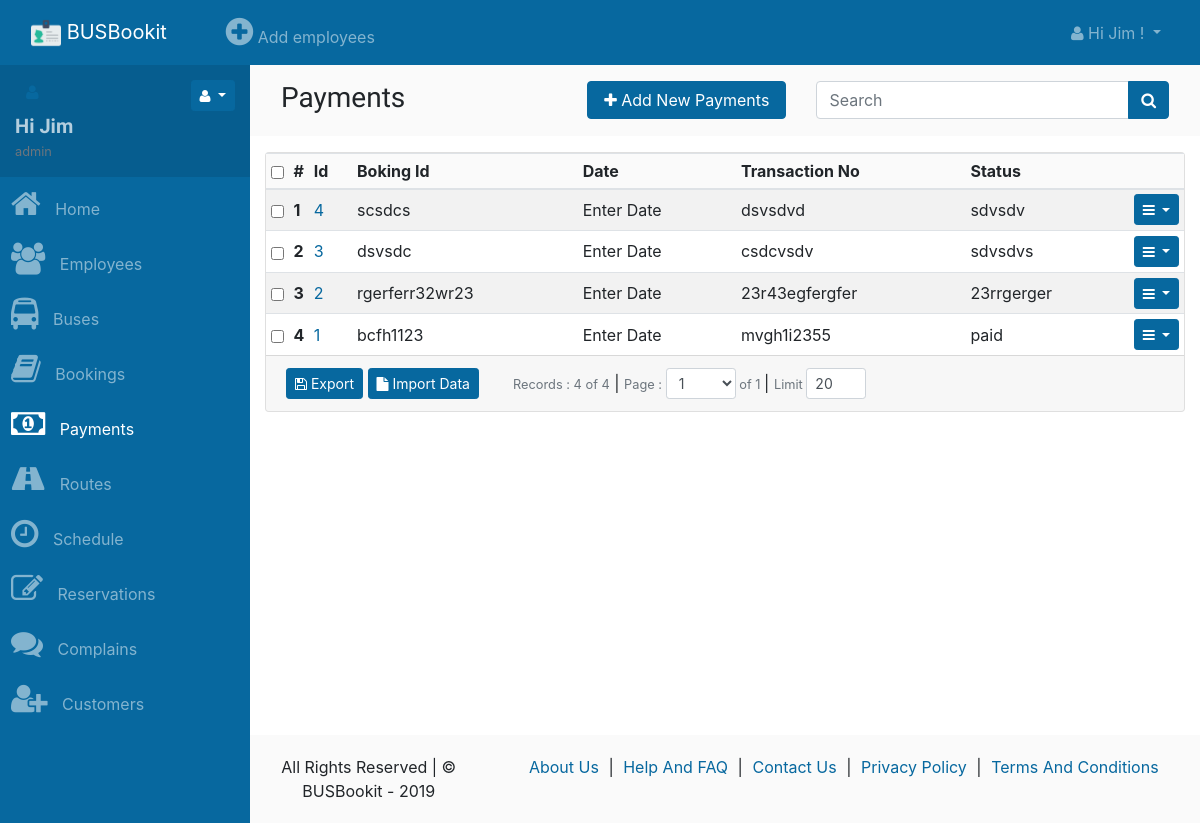
Page /payments (signed in) on the committed database.
### tables this page shows
CREATE TABLE `payments` (
  `id` int(11) NOT NULL,
  `boking_id` varchar(255) DEFAULT NULL,
  `date` varchar(255) DEFAULT NULL,
  `transaction_no` varchar(255) DEFAULT NULL,
  `status` varchar(255) DEFAULT NULL
);

### app/views/partials/payments/list.php (the view, shortened to what the rows shown need)
<?php
$view_data = $this->view_data;
$records = $view_data->records;
?>
<section class="page">
        <div  class="">
            <div class="container-fluid">
                <div class="row ">
                    <div class="col-md-12 comp-grid">
                        <div  class="card animated fadeIn">
                            <div id="payments-list-records">
                                <?php
                                if(!empty($records)){
                                ?>
                                <div class="page-records table-responsive">
                                    <table class="table  table-striped table-sm">
                                        <thead class="table-header bg-light">
                                            <tr>
                                                <th class="td-sno td-checkbox"><input class="toggle-check-all" type="checkbox" /></th>
                                                <th class="td-sno">#</th>
                                                <th > Id</th>
                                                <th > Boking Id</th>
                                                <th > Date</th>
                                                <th > Transaction No</th>
                                                <th > Status</th>
                                                <th class="td-btn"></th>
                                            </tr>
                                        </thead>
                                        <tbody>
                                            <?php
                                            $counter = 0;
                                            foreach($records as $data){
                                            $counter++;
                                            ?>
                                            <tr>
                                                <th class=" td-checkbox">
                                                    <label>
                                                        <input class="optioncheck" name="optioncheck[]" value="<?php echo $data['id'] ?>" type="checkbox" />
                                                        </label>
                                                    </th>
                                                    <th class="td-sno"><?php echo $counter; ?></th>
                                                    <td><a href="<?php print_link("payments/view/$data[id]") ?>"><?php echo $data['id']; ?></a></td>
                                                    <td> <?php echo $data['boking_id']; ?> </td>
                                                    <td> <?php echo $data['date']; ?> </td>
                                                    <td> <?php echo $data['transaction_no']; ?> </td>
                                                    <td> <?php echo $data['status']; ?> </td>
                                                    <td class="page-list-action">
                                                        <div class="dropdown" >
                                                            <button data-toggle="dropdown" class="dropdown-toggle btn btn-primary btn-sm">
                                                                <i class="fa fa-bars"></i>
                                                            </button>
                                                        </div>
                                                    </td>
                                                </tr>
                                                <?php
                                                }
                                                ?>
                                            </tbody>
                                        </table>
                                    </div>
                                    <?php
                                    }
                                    else{
                                    ?>
                                    <div class="text-muted animated bounce">
                                        <h4><i class="fa fa-ban"></i> Record not found</h4>
                                    </div>
                                    <?php
                                    }
                                    ?>
                                </div>
                            </div>
                        </div>
                    </div>
                </div>
            </div>
        </section>

### rows in the picture
payments: id "4", boking "scsdcs", date "Enter Date", transaction_no "dsvsdvd", status "sdvsdv"
payments: id "3", boking "dsvsdc", date "Enter Date", transaction_no "csdcvsdv", status "sdvsdvs"
payments: id "2", boking "rgerferr32wr23", date "Enter Date", transaction_no "23r43egfergfer", status "23rrgerger"
payments: id "1", boking "bcfh1123", date "Enter Date", transaction_no "mvgh1i2355", status "paid"

### other values in the picture
SITE_NAME "BUSBookit"
USER_NAME "Jim"
USER_ROLE "admin"
$menuobj['label'] "Home"
$menuobj['label'] "Employees"
$menuobj['label'] "Buses"
$menuobj['label'] "Bookings"
$menuobj['label'] "Payments"
$menuobj['label'] "Routes"
$menuobj['label'] "Schedule"
$menuobj['label'] "Reservations"
$menuobj['label'] "Complains"
$menuobj['label'] "Customers"
$menuobj['label'] "Add employees"
$button_text "Import Data"
